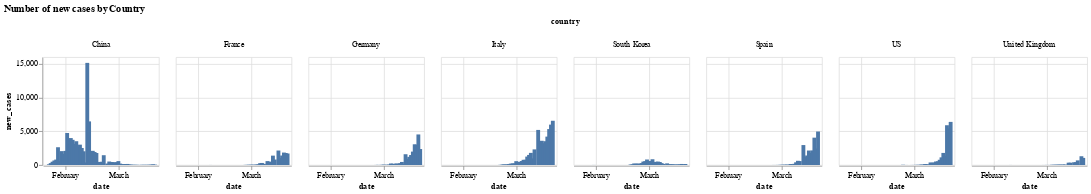

Source (notebook cell):
### Markdown cell above
## New cases

### Code cell
#hide_input
new_cases_df = data['newcases'].reset_index().rename(columns={'Country/Region':'country'})
new_cases_melted_df = pd.melt(new_cases_df, id_vars=["country"], var_name="date", value_name="new_cases")

alt.Chart(new_cases_melted_df).mark_bar().encode(
     x='date:T',
     y='new_cases:Q',
     #color='country:N',
     column='country:N',
     #facet=alt.Facet('country:O', columns=1),
    ).properties(
    title='Number of new cases by Country',
    width=150,
    height=140
)

### Figure 1 — Vega-Lite specification as saved in the notebook (floating-point values rounded to 4 significant figures; data arrays with more than 128 entries replaced by an {"elided": "..."} marker saying what was removed)
{"$schema": "https://vega.github.io/schema/vega-lite/v3.4.0.json", "config": {"mark": {"tooltip": null}, "view": {"height": 300, "width": 400}}, "data": {"name": "data-16d2e2748a43cff6497935e15c450c82"}, "datasets": {"data-16d2e2748a43cff6497935e15c450c82": {"elided": "480 records"}}, "encoding": {"column": {"field": "country", "type": "nominal"}, "x": {"field": "date", "type": "temporal"}, "y": {"field": "new_cases", "type": "quantitative"}}, "height": 140, "mark": "bar", "title": "Number of new cases by Country", "width": 150}
